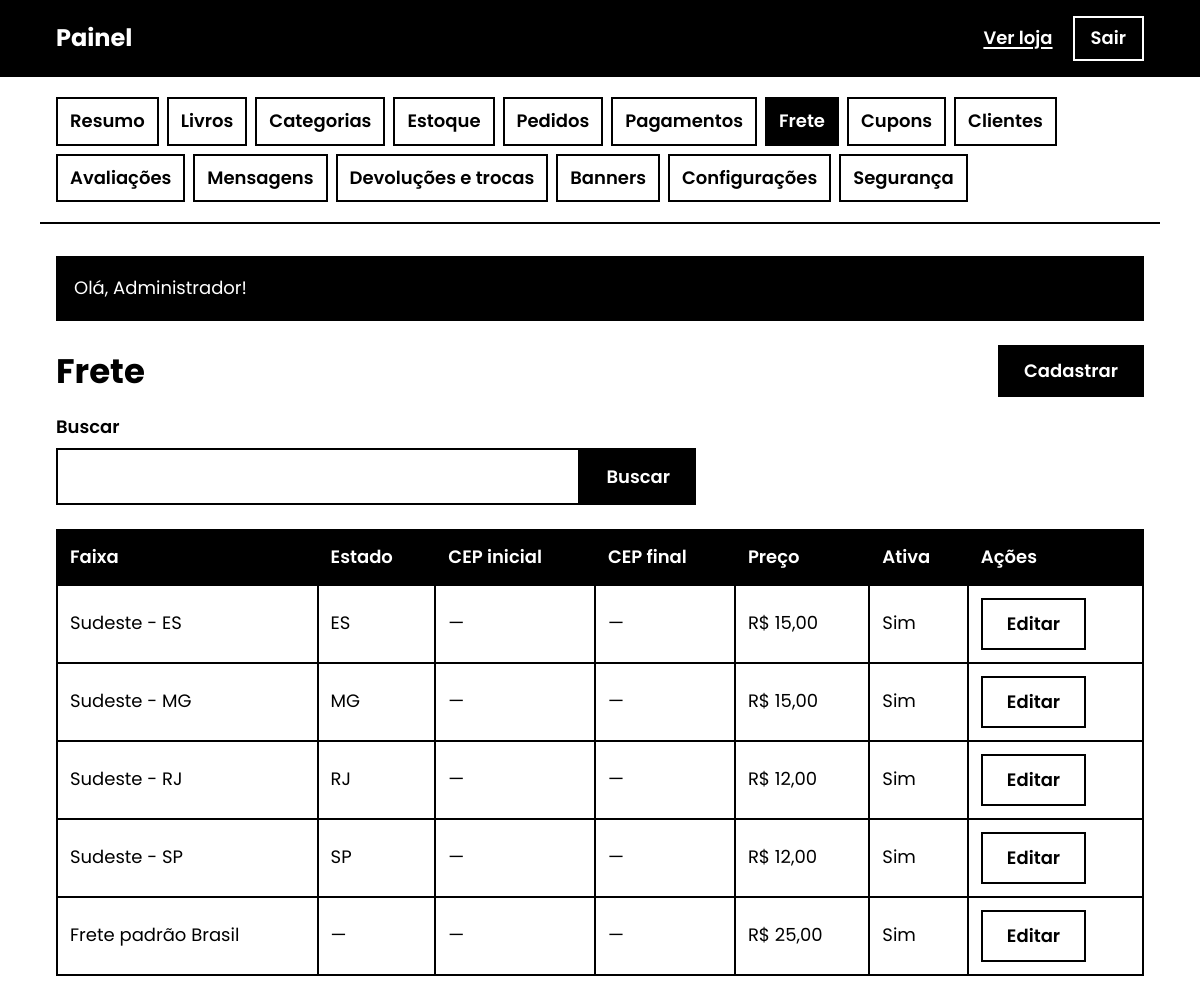
Screenshot of /admin/frete (signed in) with the database file from the repository.
### tables this page shows
CREATE TABLE IF NOT EXISTS shipping_rates (
 id INT UNSIGNED AUTO_INCREMENT PRIMARY KEY, name VARCHAR(80) NOT NULL, state CHAR(2) NULL,
 cep_start CHAR(8) NULL, cep_end CHAR(8) NULL, price DECIMAL(10,2) NOT NULL, free_above DECIMAL(10,2) NULL,
 days_min TINYINT UNSIGNED NOT NULL DEFAULT 3, days_max TINYINT UNSIGNED NOT NULL DEFAULT 7,
 active TINYINT(1) NOT NULL DEFAULT 1, created_at DATETIME NOT NULL DEFAULT CURRENT_TIMESTAMP,
 updated_at DATETIME NOT NULL DEFAULT CURRENT_TIMESTAMP ON UPDATE CURRENT_TIMESTAMP,
 KEY idx_shipping_state(state), KEY idx_shipping_cep(cep_start,cep_end), KEY idx_shipping_active(active)
);

### app/controllers/admin/ResourceAdminController.php (called while the page is built, shortened)
<?php
final class ResourceAdminController
{
    private function context(): array
    {
        require_admin();
        $key = explode('/', trim(request_path(), '/'))[1] ?? '';
        $definition = AdminResources::get($key);
        if (!AdminSchema::has($definition['table'])) {
            view('admin/setup', ['title' => 'Atualizar banco'], 'admin');
            exit;
        }
        return [$key, $definition];
    }
    public function index(): void
    {
        [$key, $definition] = $this->context();
        $q = query('q', 100); $params = []; $where = '';
        $table = $definition['table'];
        $total = (int) db_value("SELECT COUNT(*) FROM `$table`$where", $params);
        $pages = max(1, (int) ceil($total / 25));
        $page = min(max(1, input_int('pagina', $_GET) ?? 1), $pages);
        $rows = db_all("SELECT * FROM `$table`$where ORDER BY id DESC LIMIT ? OFFSET ?", [...$params, 25, ($page - 1) * 25]);
        view('admin/resource_list', compact('key', 'definition', 'q', 'rows', 'total', 'pages', 'page') + ['title' => $definition['title']], 'admin');
    }
}

### public/index.php (called while the page is built, shortened)
<?php
require dirname(__DIR__) . '/app/bootstrap.php';
$router = new Router();
$router->dispatch((string) ($_SERVER['REQUEST_METHOD'] ?? 'GET'), request_path());

### app/bootstrap.php (called while the page is built, shortened)
<?php
require __DIR__ . '/helpers.php';
require __DIR__ . '/db.php';
require __DIR__ . '/Router.php';
spl_autoload_register(static function (string $class): void {
    foreach (['controllers', 'controllers/admin', 'models', 'payment'] as $dir) {
        $file = __DIR__ . '/' . $dir . '/' . $class . '.php';
        if (is_file($file)) {
            return;
        }
    }
});

### app/models/AdminSchema.php (called while the page is built, shortened)
<?php
final class AdminSchema
{
    public static function has(string $table, ?string $column = null): bool
    {
        static $cache = [];
        $key = $table . '.' . $column;
        if (!array_key_exists($key, $cache)) {
            $cache[$key] = $column === null
                ? (bool) db_value('SELECT COUNT(*) FROM information_schema.tables WHERE table_schema = DATABASE() AND table_name = ?', [$table])
                : (bool) db_value('SELECT COUNT(*) FROM information_schema.columns WHERE table_schema = DATABASE() AND table_name = ? AND column_name = ?', [$table, $column]);
        }
        return $cache[$key];
    }
}

### app/db.php (called while the page is built, shortened)
<?php
function db(): PDO
{
    static $pdo = null;
    if ($pdo instanceof PDO) {
        return $pdo;
    }
    $c = (array) config('db', []);
    $dsn = sprintf(
        'mysql:host=%s;port=%d;dbname=%s;charset=%s',
        (string) ($c['host'] ?? 'localhost'),
        (int) ($c['port'] ?? 3306),
        (string) ($c['name'] ?? ''),
        (string) ($c['charset'] ?? 'utf8mb4')
    );
    $pdo = new PDO($dsn, (string) ($c['user'] ?? ''), (string) ($c['pass'] ?? ''), [
        PDO::ATTR_ERRMODE            => PDO::ERRMODE_EXCEPTION,
        PDO::ATTR_DEFAULT_FETCH_MODE => PDO::FETCH_ASSOC,
        PDO::ATTR_EMULATE_PREPARES   => false,
    ]);
    $pdo->exec("SET time_zone = '" . date('P') . "'");
    return $pdo;
}
function db_run(string $sql, array $params = []): PDOStatement
{
    $st = db()->prepare($sql);
    foreach (array_values($params) as $i => $value) {
        $type = match (true) {
            is_int($value) => PDO::PARAM_INT,
            $value === null => PDO::PARAM_NULL,
            default => PDO::PARAM_STR,
        };
        $st->bindValue($i + 1, $value === null ? null : (is_int($value) ? $value : (string) $value), $type);
    }
    $st->execute();
    return $st;
}
function db_all(string $sql, array $params = []): array
{
    return db_run($sql, $params)->fetchAll();
}
function db_one(string $sql, array $params = []): ?array
{
    $row = db_run($sql, $params)->fetch();
    return $row === false ? null : $row;
}
function db_value(string $sql, array $params = []): mixed
{
    $v = db_run($sql, $params)->fetchColumn();
    return $v === false ? null : $v;
}

### app/models/User.php (called while the page is built, shortened)
<?php
final class User
{
    public static function find(int $id): ?array
    {
        $extra = AdminSchema::has('users', 'active') ? ', active, last_login_at' : '';
        return db_one('SELECT id, name, email, phone, role, created_at' . $extra . ' FROM users WHERE id = ?', [$id]);
    }
}

### app/models/AdminResources.php (called while the page is built, shortened)
<?php
final class AdminResources
{
    public static function get(string $key): array
    {
        $definition = self::definitions()[$key] ?? null;
        return $definition;
    }
}

### app/views/admin/resource_list.php (the view, shortened to what this page needs)
<div class="section-head"><h1><?= e($definition['title']) ?></h1><a class="btn" href="<?= e(url('/admin/' . $key . '/novo')) ?>">Cadastrar</a></div>
<form class="search-form" method="get" action="<?= e(url('/admin/' . $key)) ?>" role="search">
    <label for="busca">Buscar</label><div class="search-row"><input id="busca" name="q" type="search" maxlength="100" value="<?= e($q) ?>"><button class="btn">Buscar</button></div>
</form>
<?php if (!$rows): ?><p class="empty">Nenhum registro encontrado.</p><?php else: ?>
<div class="table-wrap"><table><thead><tr>
    <?php foreach ($definition['columns'] as $label): ?><th scope="col"><?= e($label) ?></th><?php endforeach; ?><th scope="col">Ações</th>
</tr></thead><tbody>
<?php foreach ($rows as $row): ?><tr>
    <?php foreach ($definition['columns'] as $column => $label): ?>
        <td data-label="<?= e($label) ?>"><?php
            $value = $row[$column];
            if ($column === 'active') $value = (int) $value === 1 ? 'Sim' : 'Não';
            elseif ($column === 'type') $value = $value === 'percent' ? 'Porcentagem' : 'Valor em reais';
            elseif (str_ends_with($column, '_at')) $value = $value ? format_date($value) : 'Sem prazo';
            elseif (in_array($column, ['price', 'free_from', 'min_order'], true)) $value = $value === null ? '—' : money($value);
            elseif ($column === 'value') $value = $row['type'] === 'percent' ? number_format((float) $value, 2, ',', '.') . '%' : money($value);
            echo e($value ?? '—');
        ?></td>
    <?php endforeach; ?>
    <td><a class="btn btn-outline" href="<?= e(url('/admin/' . $key . '/' . (int) $row['id'] . '/editar')) ?>">Editar</a></td>
</tr><?php endforeach; ?></tbody></table></div>
<?php endif; ?>

### app/Router.php (shortened to what this page needs)
<?php
final class Router
{
    private array $routes = [];
    private function add(string $method, string $pattern, array $handler): void
    {
        $regex = '#^' . preg_replace('#\{(\w+)\}#', '(?P<$1>[1-9][0-9]{0,9})', $pattern) . '$#';
        $this->routes[] = [$method, $regex, $handler];
    }
    public function dispatch(string $method, string $path): void
    {
        foreach ($this->routes as [$routeMethod, $regex, $handler]) {
            if (!preg_match($regex, $path, $m)) {
                continue;
            }
            $params = [];
            [$class, $action] = $handler;
            (new $class())->$action(...$params);
            return;
        }
    }
}

### public/assets/css/style.css (style rules this page uses)
*, *::before, *::after { box-sizing: border-box; }
html { font-size: 18px; -webkit-text-size-adjust: 100%; }
body { margin: 0; font-family: 'Poppins', Arial, Helvetica, sans-serif; font-size: 18px; line-height: 1.6; color: #000; background: #fff; }
h1, h2, h3 { line-height: 1.25; margin: 0 0 16px; font-weight: 700; }
h1 { font-size: 34px; }
a { color: #000; text-decoration: underline; text-underline-offset: 3px; text-decoration-thickness: 2px; }
.section-head { display: flex; flex-wrap: wrap; gap: 16px; align-items: center; justify-content: space-between; margin-bottom: 16px; }
.section-head h1, .section-head h2 { margin: 0; }
.btn { display: inline-flex; align-items: center; justify-content: center; gap: 8px; min-height: 52px; padding: 12px 24px; font: inherit; font-size: 18px; font-weight: 600; line-height: 1.2; color: #fff; background: #000; border: 2px solid #000; border-radius: 0; text-decoration: none; cursor: pointer; text-align: center; }
.btn-outline { background: #fff; color: #000; }
label { display: block; font-weight: 600; margin-bottom: 6px; font-size: 18px; }
input[type="text"], input[type="email"], input[type="password"], input[type="search"], input[type="number"], input[type="tel"], input:not([type]), input[type="file"], select, textarea { width: 100%; font: inherit; font-size: 18px; color: #000; background: #fff; border: 2px solid #000; border-radius: 0; padding: 12px; min-height: 52px; }
input::placeholder, textarea::placeholder { color: #000; opacity: 1; }
.search-form { margin: 0 0 24px; max-width: 640px; }
.search-row { display: flex; gap: 0; }
.search-row input { flex: 1; min-width: 0; }
.search-row .btn { flex: none; }
.table-wrap { width: 100%; overflow-x: auto; margin-bottom: 24px; }
table { width: 100%; border-collapse: collapse; font-size: 18px; }
th, td { border: 2px solid #000; padding: 12px; text-align: left; vertical-align: middle; }
th { background: #000; color: #fff; font-weight: 600; }

### rows the page displays
shipping_rates: name "Sudeste - ES", state "ES", value "—", price "R$ 15,00", active "Sim"
shipping_rates: name "Sudeste - MG", state "MG", value "—", price "R$ 15,00", active "Sim"
shipping_rates: name "Sudeste - RJ", state "RJ", value "—", price "R$ 12,00", active "Sim"
shipping_rates: name "Sudeste - SP", state "SP", value "—", price "R$ 12,00", active "Sim"
shipping_rates: name "Frete padrão Brasil", value "—", price "R$ 25,00", active "Sim"

### other values shown
$label "Resumo"
$label "Livros"
$label "Categorias"
$label "Estoque"
$label "Pedidos"
$label "Pagamentos"
$label "Frete"
$label "Cupons"
$label "Clientes"
$label "Avaliações"
$label "Mensagens"
$label "Devoluções e trocas"
$label "Banners"
$label "Configurações"
$label "Segurança"
